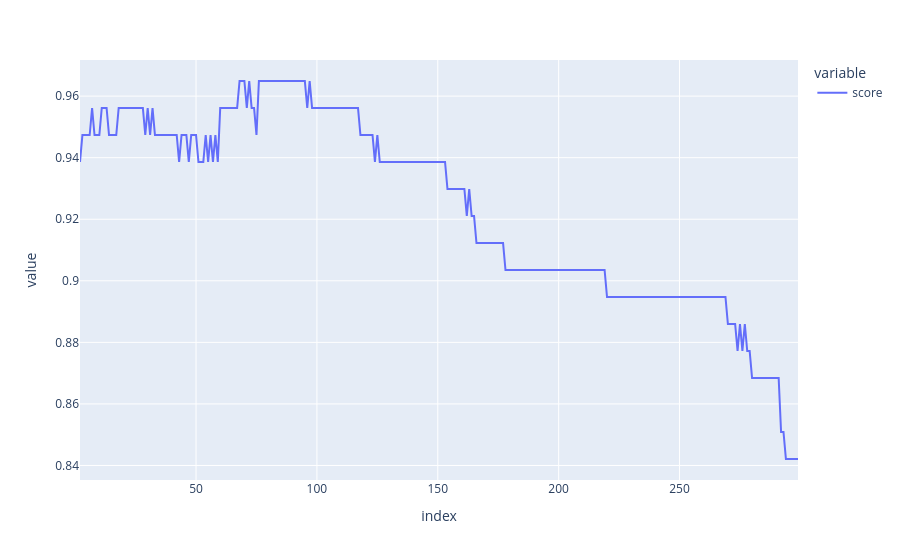

Notebook cell for this chart:
### Code cell
scores = pd.DataFrame(data=[i for i in range(2, 300)], columns=['score'], index=range(2, 300))

scores['score'] = scores['score'].apply(lambda i: KNeighborsClassifier(n_neighbors=i).fit(X_train, y_train).score(X_test, y_test))
scores.plot()

### Figure 1 — Plotly figure (JSON) as saved in the notebook; plotly's stock layout.template omitted (floating-point values rounded to 4 significant figures; data arrays with more than 128 entries replaced by an {"elided": "..."} marker saying what was removed)
{"data": [{"hovertemplate": "variable=score<br>index=%{x}<br>value=%{y}<extra></extra>", "legendgroup": "score", "line": {"color": "#636efa", "dash": "solid"}, "marker": {"symbol": "circle"}, "mode": "lines", "name": "score", "orientation": "v", "showlegend": true, "x": {"elided": "298 int values"}, "xaxis": "x", "y": {"elided": "298 float values"}, "yaxis": "y", "type": "scatter"}], "layout": {"xaxis": {"anchor": "y", "domain": [0.0, 1.0], "title": {"text": "index"}}, "yaxis": {"anchor": "x", "domain": [0.0, 1.0], "title": {"text": "value"}}, "legend": {"title": {"text": "variable"}, "tracegroupgap": 0}, "margin": {"t": 60}}}
